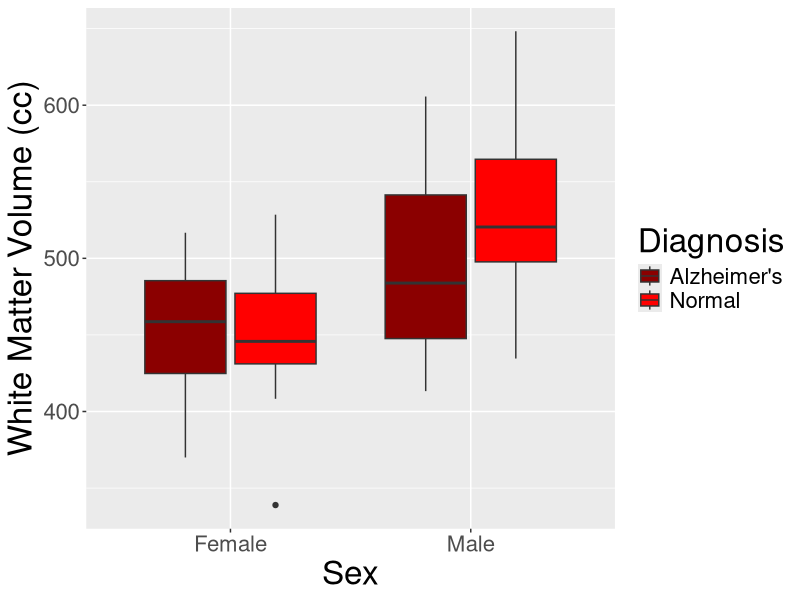
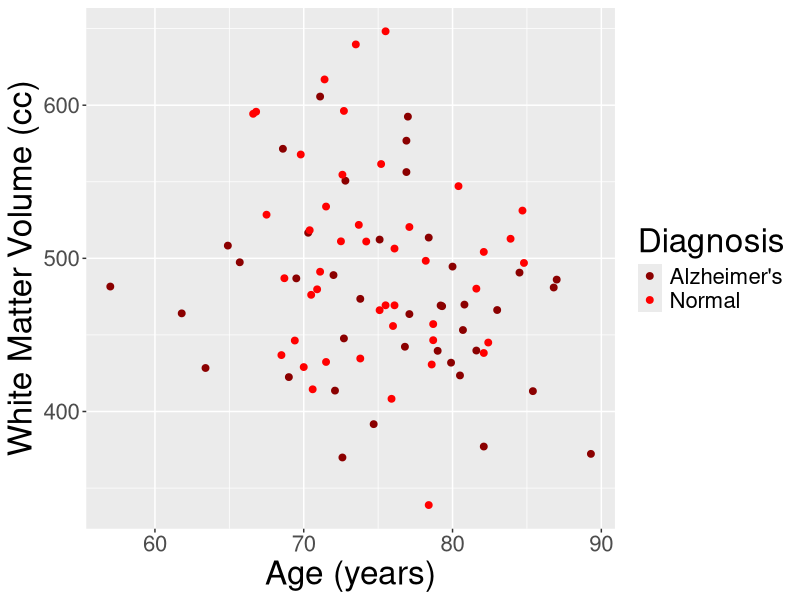
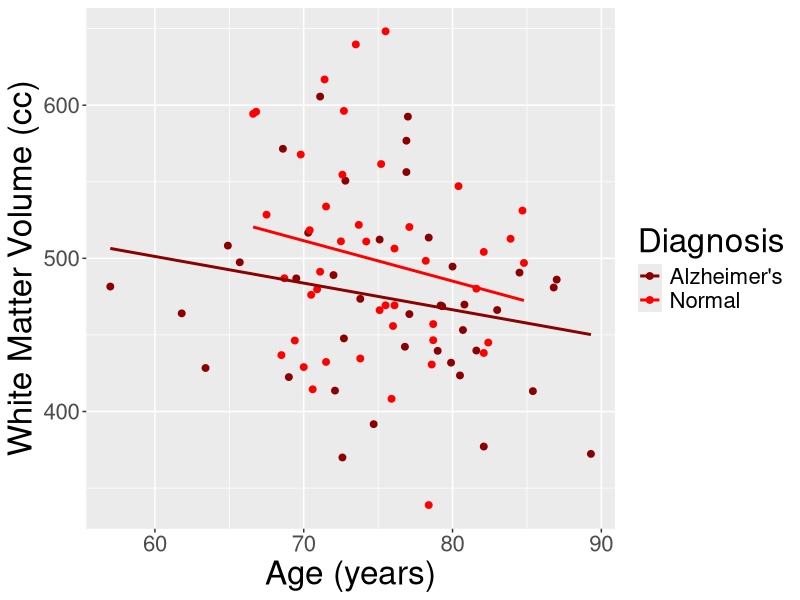
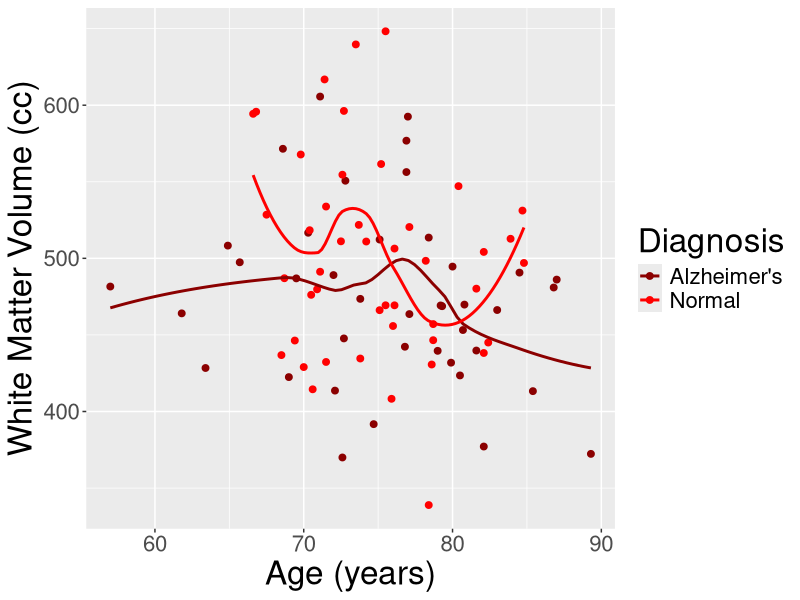
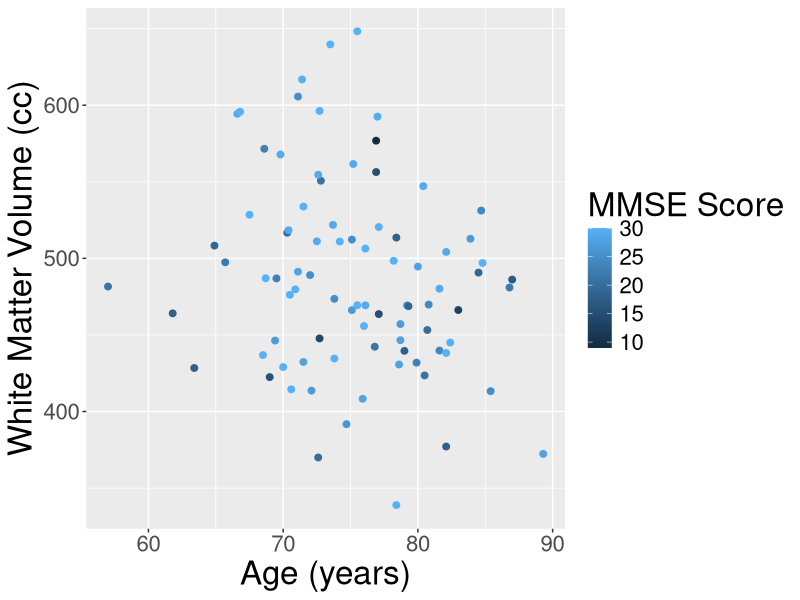
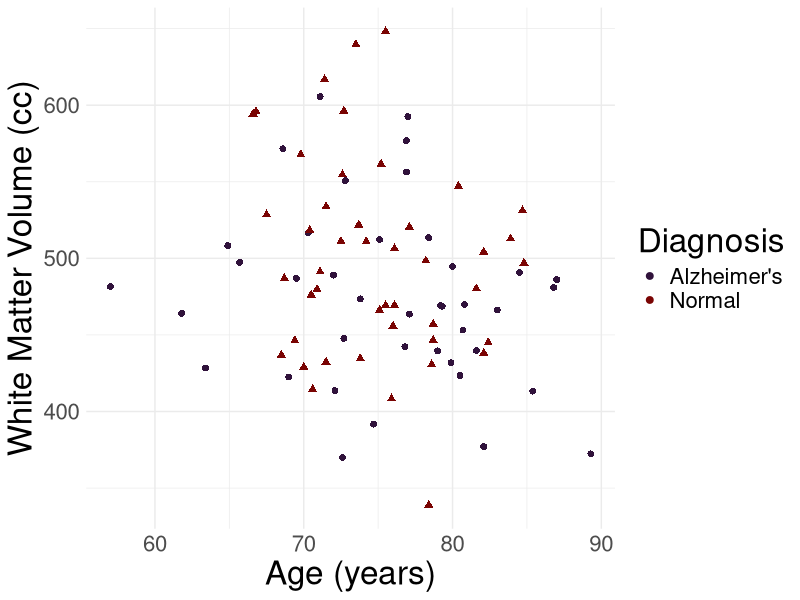

Write R code to recreate these figures, in order.
## ---- chunk 1
#| label: load packages 
library(tidyverse) 
## ---- chunk 2
#| label: import data with here
alz <- readr::read_csv(here::here("Data", "alzheimers.csv"))

alz <- alz |>
  mutate(sex = factor(sex, labels = c("female", "male")),
         cognition = if_else(
        mmse >= 24, # condition
        "Normal", # value if condition is true
        "Impaired" # value if condition is false
    ))
## ---- chunk 3
#| label: summarize 3 categorical variables

three_var_table <- alz |>
  group_by(diagnosis, sex, cognition) |>
  count()

print(three_var_table)
## ---- chunk 4
#| label: cond props 3 categorical variables-2

three_var_table |>
  group_by(diagnosis) |> # regroup
  mutate(pct = n/sum(n)*100)
## ---- chunk 5
#| label: cond props 3 categorical variables-3

three_var_table |>
  group_by(diagnosis, sex) |> # regroup by 2 variables
  mutate(pct = n/sum(n)*100)
## ---- chunk 6
#| label: 1 num 2 cat table-1

alz |>
  group_by(diagnosis, sex) |>
  summarize(
    mean_wmv = mean(wmv),
    sd_wmv = sd(wmv)
  )
## ---- chunk 7
#| label: 1 num 2 cat table-2
#| code-line-numbers: "5"
alz |>
  summarize(
    mean_wmv = mean(wmv),
    sd_wmv = sd(wmv),
    .by = c(diagnosis, sex)
  )
## ---- chunk 8
#| label: 1 num 2 cat boxplots-2
ggplot(data = alz,
       mapping = aes(
         # numerical variable must be x or y
         x = sex,
         y = wmv, 
         fill = diagnosis
       )) +
    labs(x = "Sex",
       y = "White Matter Volume (cc)") +
  geom_boxplot() +
  scale_x_discrete(labels = c("Female", "Male")) +
  scale_fill_manual(name = "Diagnosis",
                    labels = c("Alzheimer's", "Normal"), 
                    values = c("red4","red")) +
  theme(
    axis.title = element_text(size = 24),
    axis.text = element_text(size = 16),
    legend.title = element_text(size = 24),
    legend.text = element_text(size = 16) 
  )
## ---- chunk 9
#| label: 2 num 1 cat scatterplots-1
ggplot(data = alz,
       mapping = aes(
         x = age,
         y = wmv, 
         color = diagnosis
       )) +
    labs(x = "Age (years)",
       y = "White Matter Volume (cc)") +
  geom_point(size = 2) +
  scale_color_manual(name = "Diagnosis",
                    labels = c("Alzheimer's", "Normal"), 
                    values = c("red4","red")) +
  theme(
    axis.title = element_text(size = 24),
    axis.text = element_text(size = 16),
    legend.title = element_text(size = 24),
    legend.text = element_text(size = 16) 
  )
## ---- chunk 10
#| label: 2 num 1 cat scatterplots-2
ggplot(data = alz,
       mapping = aes(
         # numerical variable must be x or y
         x = age,
         y = wmv, 
         color = diagnosis
       )) +
    labs(x = "Age (years)",
       y = "White Matter Volume (cc)") +
  geom_point(size = 2) +
  geom_smooth(method = "lm", se = FALSE) +
  scale_color_manual(name = "Diagnosis",
                    labels = c("Alzheimer's", "Normal"), 
                    values = c("red4","red")) +
  theme(
    axis.title = element_text(size = 24),
    axis.text = element_text(size = 16),
    legend.title = element_text(size = 24),
    legend.text = element_text(size = 16) 
  )
## ---- chunk 11
#| label: 2 num 1 cat scatterplots-3
ggplot(data = alz,
       mapping = aes(
         # numerical variable must be x or y
         x = age,
         y = wmv, 
         color = diagnosis
       )) +
    labs(x = "Age (years)",
       y = "White Matter Volume (cc)") +
  geom_point(size = 2) +
  geom_smooth(method = "loess", se = FALSE) +
  scale_color_manual(name = "Diagnosis",
                    labels = c("Alzheimer's", "Normal"), 
                    values = c("red4","red")) +
  theme(
    axis.title = element_text(size = 24),
    axis.text = element_text(size = 16),
    legend.title = element_text(size = 24),
    legend.text = element_text(size = 16) 
  )
## ---- chunk 12
#| label: 3 num scatterplots-1
ggplot(data = alz,
       mapping = aes(
         x = age,
         y = wmv, 
         color = mmse
       )) +
    labs(x = "Age (years)",
       y = "White Matter Volume (cc)") +
  geom_point(size = 2) +
  scale_color_continuous(name = "MMSE Score") +
  theme(
    axis.title = element_text(size = 24),
    axis.text = element_text(size = 16),
    legend.title = element_text(size = 24),
    legend.text = element_text(size = 16) 
  )
## ---- chunk 13
#| label: 2 num 1 cat scatterplots-4
ggplot(data = alz,
       mapping = aes(
         x = age,
         y = wmv, 
         color = diagnosis,
         shape = diagnosis
       )) +
    labs(x = "Age (years)",
       y = "White Matter Volume (cc)") +
  geom_point(size = 2) +
  theme_minimal() + # add this before changing things
  scale_color_viridis_d(name = "Diagnosis",
                    labels = c("Alzheimer's", "Normal"),
                    option = "turbo") +
  scale_shape_manual(
    values = c(16, 17),
    guide = "none" # don't include a legend
  ) +
  theme(
    axis.title = element_text(size = 24),
    axis.text = element_text(size = 16),
    legend.title = element_text(size = 24),
    legend.text = element_text(size = 16) 
  )
